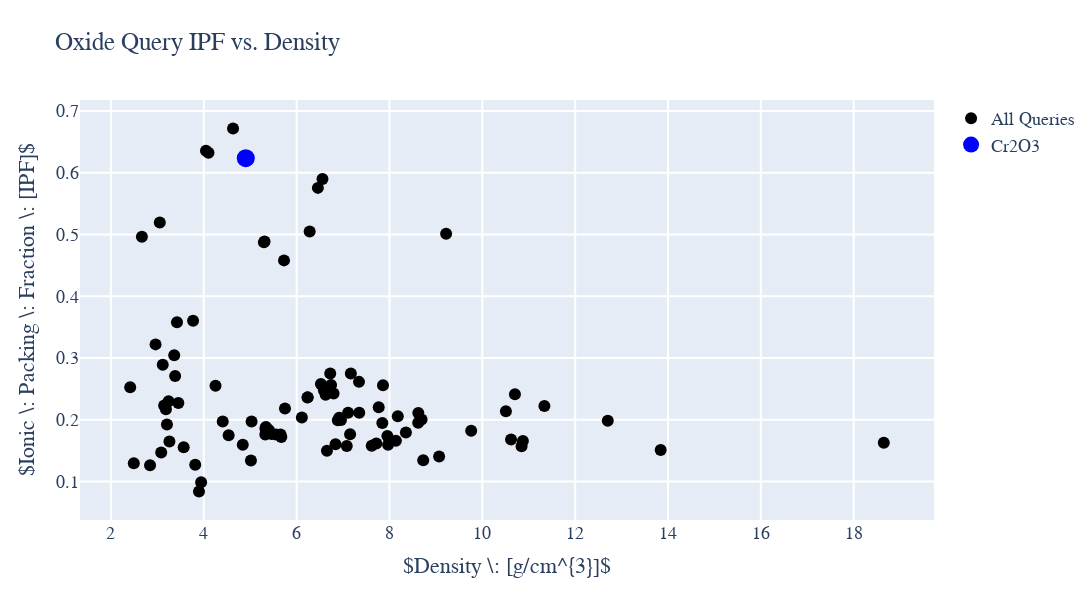

The cell this chart's notebook holds for it:
### Code cell
import plotly
import plotly.graph_objs as go
from plotly.offline import iplot

plotly.offline.init_notebook_mode(connected=True)

#Layout design. Can change title, font, x/y-axis etc. Commented out pieces are height and width. 
#For plot in browser I prefer long horizontal plots. For presentations square images may be preferred. 
#Image can be directly saved by hovering over image and clicking camera icon. 
layout_IPF = go.Layout(title= "Oxide Query IPF vs. Density", hovermode= 'closest',
                   font = dict(family='Times New Roman',size=18),
                   xaxis= dict(title= '$Density \: [g/cm^{3}]$',zeroline= False, gridwidth= 2),
                   yaxis= dict(title= '$Ionic \: Packing \: Fraction \: [IPF]$',zeroline= False, gridwidth= 2),
                   height = 600,
                   width = 1200,
     showlegend= True                
)

#Scatter plot of collected data. Use df_oxide_all dataframe. df_oxide_all.Density will pull density column.
trace_all = go.Scatter(x = df_oxide.Density, y = df_oxide.IPF, mode = 'markers',
                    marker=dict(size=12, color='black'), text = df_oxide.Formula, name = 'All Queries')

trace_Al2O3 = go.Scatter(x = df_oxide[(df_oxide.Formula == 'Al2O3') & (df_oxide.E_above_Hull == 0)].loc[:,'Density'],
                         y = df_oxide[(df_oxide.Formula == 'Al2O3') & (df_oxide.E_above_Hull == 0)].loc[:,'IPF'],
                         mode = 'markers', marker=dict(size=18, color='green'), text = 'Al2O3', name = 'Al2O3')
trace_Cr2O3 = go.Scatter(x = df_oxide[(df_oxide.Formula == 'Cr2O3') & (df_oxide.E_above_Hull == 0)].loc[:,'Density'],
                         y = df_oxide[(df_oxide.Formula == 'Cr2O3') & (df_oxide.E_above_Hull == 0)].loc[:,'IPF'],
                         mode = 'markers', marker=dict(size=18, color='blue'), text = 'Cr2O3', name = 'Cr2O3')
trace_Y2O3 = go.Scatter(x = df_oxide[(df_oxide.Formula == 'Y2O3') & (df_oxide.E_above_Hull == 0)].loc[:,'Density'],
                        y = df_oxide[(df_oxide.Formula == 'Y2O3') & (df_oxide.E_above_Hull == 0)].loc[:,'IPF'],
                        mode = 'markers', marker=dict(size=18, color='orange'), text = 'Y2O3', name = 'Y2O3')
trace_SiO2 = go.Scatter(x = df_oxide[(df_oxide.Formula == 'SiO2') & (df_oxide.E_above_Hull == 0)].loc[:,'Density'],
                        y = df_oxide[(df_oxide.Formula == 'SiO2') & (df_oxide.E_above_Hull == 0)].loc[:,'IPF'],
                        mode = 'markers', marker=dict(size=18, color='magenta'), text = 'SiO2', name = 'SiO2')

data_IPF = [trace_all,trace_Al2O3,trace_Cr2O3,trace_Y2O3,trace_SiO2]#,trace0,trace2]
fig_IPF = go.Figure(data_IPF, layout=layout_IPF)
iplot(fig_IPF)

### Figure 1 — Plotly figure (JSON) as saved in the notebook; plotly's stock layout.template omitted (floating-point values rounded to 4 significant figures)
{"data": [{"marker": {"color": "black", "size": 12}, "mode": "markers", "name": "All Queries", "text": ["CrNi3", "CrIr3", "CrRh3", "TiCr2", "Cr5B3", "Cr2B", "Be12Cr", "AlCr2", "CrO2", "Cr2O3", "Cr3Ge", "Cr3C2", "CrP", "TaCr2", "CrH", "CrBr3", "Be2Cr", "NbCr2", "CrF3", "TiCr2", "CrF5", "Cr23C6", "Cr3Si", "CrP4", "CrNi2", "HfCr2", "Al3Cr", "Cr2N", "CrSi2", "ZrCr2", "CrS2", "U2CrN3", "Mn(CrSe2)2", "Dy2Cr2C3", "Y2Cr2C3", "Mg2CrN3", "MgCrO4", "Cr2GaC", "CrAgS2", "CrCuO2", "AlCrRu2", "Mn2CrCo", "Ta2CrRu", "Tm2Cr2C3", "Tb2Cr2C3", "Zn2CrN3", "Li6CrN4", "TiCrP", "CrTe4Au", "Sr3CrN3", "LiCrO2", "Cr2GeC", "NbCrP", "Zn(CrSe2)2", "CrNiAs", "ScCrC2", "Rb2CrF6", "NaCrS2", "AlCr3B4", "Ho2Cr2C3", "V2CrFe", "V2CrRu", "Ca3CrN3", "BeCrRu2", "CrAuO2", "Ca2CrN3", "Na2CrO4", "LaCrO3", "CrAgO2", "U(Cr3P2)2", "LiCrS2", "CrCuO2", "CrCuS2", "Al(CrB)2", "MnV2Cr", "Mn2AlCr", "V2CrRe", "V2CrTc", "AlCr2C", "NaCrN2", "Cr3PtN", "CrPbO4", "CrBO3", "CrFeP", "Cs2CrCl4", "CrAgSe2", "KCrS2", "Ti2CrIr", "V2CrOs", "K2NaCrF6", "HoCr2Si2C", "Sr2TaCrO6", "KRb2CrF6", "Rb2NaCrF6"], "type": "scatter", "x": [8.619, 18.65, 10.85, 6.237, 6.587, 6.742, 2.493, 5.749, 4.63, 4.904, 7.86, 6.795, 5.67, 11.34, 6.523, 3.943, 4.408, 7.768, 3.567, 6.235, 2.842, 7.168, 6.625, 3.896, 8.621, 10.51, 3.815, 6.724, 5.016, 7.109, 3.083, 12.7, 5.46, 8.179, 5.554, 3.26, 3.052, 6.888, 5.029, 5.309, 8.727, 7.716, 13.84, 8.692, 7.97, 5.326, 2.415, 5.653, 7.343, 4.252, 4.101, 6.955, 7.08, 5.405, 7.617, 4.84, 3.363, 3.184, 5.375, 8.354, 7.348, 8.138, 3.242, 9.07, 9.22, 3.452, 2.667, 6.457, 6.281, 7.846, 3.207, 5.296, 4.535, 5.327, 7.152, 6.653, 10.62, 7.955, 5.338, 3.147, 10.7, 5.728, 4.047, 6.917, 3.383, 6.113, 3.116, 9.76, 10.87, 2.961, 6.838, 6.557, 3.422, 3.769], "y": [0.1951, 0.1627, 0.1571, 0.2361, 0.2477, 0.2563, 0.1294, 0.218, 0.6718, 0.6237, 0.2557, 0.2424, 0.1719, 0.2221, 0.2579, 0.09862, 0.1971, 0.2202, 0.1554, 0.236, 0.126, 0.2747, 0.2405, 0.0836, 0.2107, 0.2135, 0.1269, 0.2747, 0.134, 0.211, 0.1469, 0.1983, 0.1769, 0.2057, 0.176, 0.1645, 0.5196, 0.199, 0.1969, 0.4885, 0.1344, 0.1612, 0.1507, 0.2004, 0.1595, 0.1759, 0.2525, 0.176, 0.2612, 0.2549, 0.6326, 0.1995, 0.1572, 0.1828, 0.1577, 0.1592, 0.3042, 0.2168, 0.1843, 0.1793, 0.2113, 0.1658, 0.23, 0.1403, 0.5014, 0.2272, 0.4965, 0.5756, 0.5049, 0.1945, 0.1921, 0.4874, 0.1748, 0.1855, 0.1765, 0.1496, 0.1679, 0.1736, 0.188, 0.2228, 0.2413, 0.4581, 0.6357, 0.2032, 0.2708, 0.2035, 0.2889, 0.1821, 0.1654, 0.322, 0.1602, 0.59, 0.358, 0.3604]}, {"marker": {"color": "green", "size": 18}, "mode": "markers", "name": "Al2O3", "text": "Al2O3", "type": "scatter", "x": [], "y": []}, {"marker": {"color": "blue", "size": 18}, "mode": "markers", "name": "Cr2O3", "text": "Cr2O3", "type": "scatter", "x": [4.904], "y": [0.6237]}, {"marker": {"color": "orange", "size": 18}, "mode": "markers", "name": "Y2O3", "text": "Y2O3", "type": "scatter", "x": [], "y": []}, {"marker": {"color": "magenta", "size": 18}, "mode": "markers", "name": "SiO2", "text": "SiO2", "type": "scatter", "x": [], "y": []}], "layout": {"font": {"family": "Times New Roman", "size": 18}, "height": 600, "hovermode": "closest", "showlegend": true, "title": {"text": "Oxide Query IPF vs. Density"}, "width": 1200, "xaxis": {"gridwidth": 2, "title": {"text": "$Density \\: [g/cm^{3}]$"}, "zeroline": false}, "yaxis": {"gridwidth": 2, "title": {"text": "$Ionic \\: Packing \\: Fraction \\: [IPF]$"}, "zeroline": false}}}
